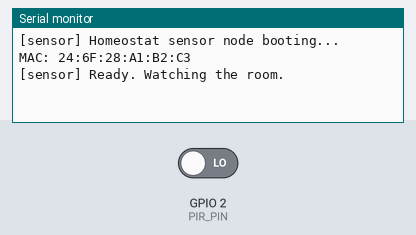
Simulated run of this sketch. Board: ESP32-S3. On the bench: the last lines printed to the serial monitor. The test bench sets the inputs (shaded band); at power-on: GPIO 2 (PIR_PIN) LOW. Random numbers use the default seed unless the sketch sets one.

Above: at 1.2 s.
1.3 s: GPIO 2 (PIR_PIN) driven HIGH
At 1.8 s:
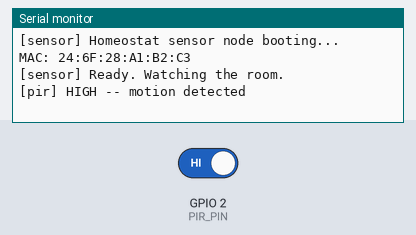
2.8 s: GPIO 2 (PIR_PIN) driven LOW
At 3.2 s:
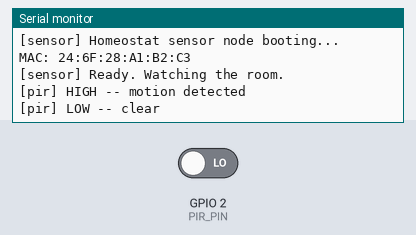
4.3 s: GPIO 2 (PIR_PIN) driven HIGH
At 5.7 s:
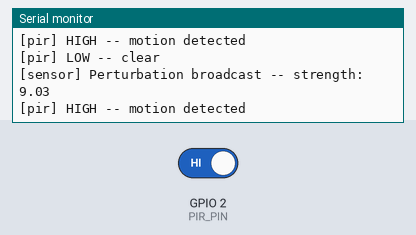

Measured:
- after the input at 1.3 s, the serial monitor: prints a new line at once (image 1)
- after the input at 2.8 s, the serial monitor: prints a new line at once (image 2)
- after the input at 4.3 s, the serial monitor: prints a new line at once (image 3)

The sketch:

homeostat_sensor_node.ino
```cpp
/*
 * PROJECT: Distributed Homeostat -- Room Installation
 * DEVICE:  Sensor Node (PIR motion input)
 *
 * Watches the room. Motion detected = perturbation broadcast to all
 * equation nodes via ESP-NOW. Node 1 absorbs it; propagates through
 * coupling to the other three units.
 *
 * This node is the environment. Not part of the simulation.
 * Ashby's hand pushing the needle.
 *
 * CONFIGURATION:
 *   DEVICE_ID: 0 -- DO NOT CHANGE
 *   PIR_PIN:   GPIO 2 -- PIR signal out
 *
 * WIRING:
 *   GPIO 2  -> PIR signal out
 *   PIR VCC -> 3.3V or 5V (check your module)
 *   PIR GND -> GND
 */

#include <esp_now.h>
#include <WiFi.h>

// ---- Config ----------------------------------------------------------------

const int    DEVICE_ID            = 0;  // DO NOT CHANGE
const int    PIR_PIN              = 2;

const float  PERTURB_MIN          = 5.0f;
const float  PERTURB_MAX          = 10.0f;

const unsigned long PERTURB_COOLDOWN_MS = 1500;
const unsigned long BOOT_DELAY_MS       = 0;

// Broadcast address
uint8_t broadcastAddress[] = { 0xFF, 0xFF, 0xFF, 0xFF, 0xFF, 0xFF };

// ---- Message types ---------------------------------------------------------

typedef struct __attribute__((packed)) {
  uint8_t  msg_type;    // 1 = perturbation
  uint8_t  source_id;   // 0 = sensor node
  float    strength;
} KnockMessage;

// ---- State -----------------------------------------------------------------

unsigned long lastPerturbTime = 0;
bool pirLastState = LOW;

// ---- ESP-NOW callbacks -----------------------------------------------------

void onSent(const wifi_tx_info_t *info, esp_now_send_status_t status) {
  // silent
}

// ---- Setup -----------------------------------------------------------------

void setup() {
  Serial.begin(115200);
  Serial.println("[sensor] Homeostat sensor node booting...");

  pinMode(PIR_PIN, INPUT);

  WiFi.mode(WIFI_STA);
  WiFi.disconnect();

  Serial.print("MAC: ");
  Serial.println(WiFi.macAddress());

  if (esp_now_init() != ESP_OK) {
    Serial.println("[sensor] ESP-NOW init failed. Halting.");
    while (true) delay(1000);
  }

  esp_now_register_send_cb(onSent);

  esp_now_peer_info_t peerInfo = {};
  memcpy(peerInfo.peer_addr, broadcastAddress, 6);
  peerInfo.channel = 0;
  peerInfo.encrypt = false;
  esp_now_add_peer(&peerInfo);

  Serial.println("[sensor] Ready. Watching the room.");
}

// ---- Main loop -------------------------------------------------------------

void loop() {
  bool pirState = digitalRead(PIR_PIN);
  unsigned long now = millis();

  // Rising edge = motion detected
  if (pirState == HIGH && pirLastState == LOW) {
    if (now - lastPerturbTime > PERTURB_COOLDOWN_MS) {
      broadcastPerturbation();
      lastPerturbTime = now;
    }
  }

  // Debug: print PIR state changes
  if (pirState != pirLastState) {
    Serial.print("[pir] ");
    Serial.println(pirState == HIGH ? "HIGH -- motion detected" : "LOW -- clear");
  }

  pirLastState = pirState;
  delay(20);
}

// ---- Perturbation ----------------------------------------------------------

void broadcastPerturbation() {
  float strength = PERTURB_MIN +
    (float)random(1000) / 1000.0f * (PERTURB_MAX - PERTURB_MIN);

  KnockMessage msg;
  msg.msg_type  = 1;
  msg.source_id = DEVICE_ID;
  msg.strength  = strength;

  esp_now_send(broadcastAddress, (uint8_t *)&msg, sizeof(msg));

  Serial.print("[sensor] Perturbation broadcast -- strength: ");
  Serial.println(strength);
}

/*
 * FLASH INSTRUCTIONS:
 *   Board:    ESP32S3 Dev Module (or ESP32-S3 Supermini)
 *   USB Mode: Hardware CDC and JTAG
 *   No FastLED needed
 *   DEVICE_ID always 0 -- never change
 */
```
